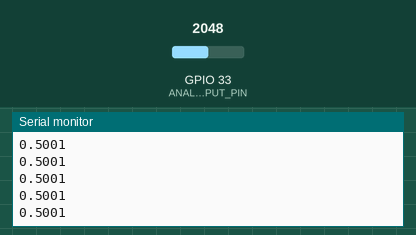
This sketch was run on a simulated ESP32. Parts: the last lines printed to the serial monitor. The inputs (shaded band) are chosen by the test bench; at power-on: GPIO 33 (ANALOG_INPUT_PIN) = 2048.

Above: at 1.2 s.
1.3 s: GPIO 33 (ANALOG_INPUT_PIN) set to 2866
At 1.31 s:
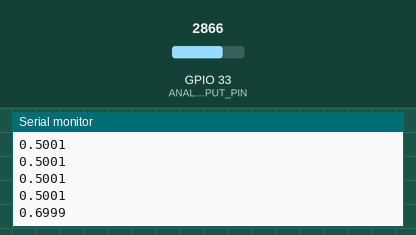
2.8 s: GPIO 33 (ANALOG_INPUT_PIN) set to 3603
At 2.81 s:
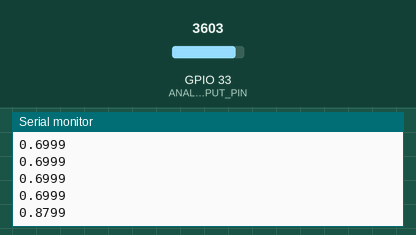
Timing chart, 0 to 5.8 s (numbered marks = the images above; inputs shaded):
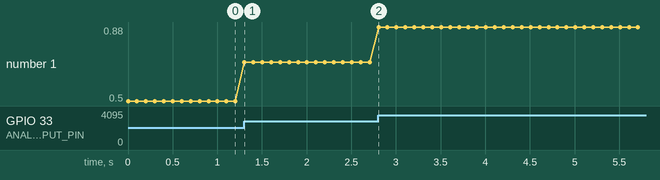

The sketch:

AnalogOut.ino
```cpp
/**
 * Reads in an analog value on A0 and sends a normalized value [0, 1] inclusive
 * over the serial port with 4 decimal point precision.
 *
 * By Jon E. Froehlich
 * @jonfroehlich
 * http://makeabilitylab.io
 *
 */

const int DELAY_MS = 100;

// Preprocessor defines for cross-platform portability
#if defined(ESP32)
  const int MAX_ANALOG_VAL = 4095;  // ESP32 has a 12-bit ADC (0-4095)
  const int ANALOG_INPUT_PIN = A5;  // Use A5 on ESP32
#else
  const int MAX_ANALOG_VAL = 1023;  // AVR Arduinos have a 10-bit ADC (0-1023)
  const int ANALOG_INPUT_PIN = A0;  // Use A0 on Arduino
#endif

int _lastAnalogVal = -1;

// If false, only sends new data when the new analog value does not
// equal the last analog value. If true, always sends the data
boolean _alwaysSendData = true;

void setup() {
  Serial.begin(115200);
}

void loop() {

  // Get the new analog value
  int analogVal = analogRead(ANALOG_INPUT_PIN);

  // If the analog value has changed, send a new one over serial
  if(_alwaysSendData || _lastAnalogVal != analogVal){
    float sizeFrac = analogVal / (float)MAX_ANALOG_VAL;
    Serial.println(sizeFrac, 4); // 4 decimal point precision
  }

  _lastAnalogVal = analogVal;
  delay(DELAY_MS);
}
```

Measured:
- after the input at 1.3 s, the serial monitor: prints a new line at once (image 1)
- after the input at 2.8 s, the serial monitor: prints a new line at once (image 2)
- plotted number 1: 0.5 → 0.7 after the input at 1.3 s, 0.7 → 0.88 after the input at 2.8 s
